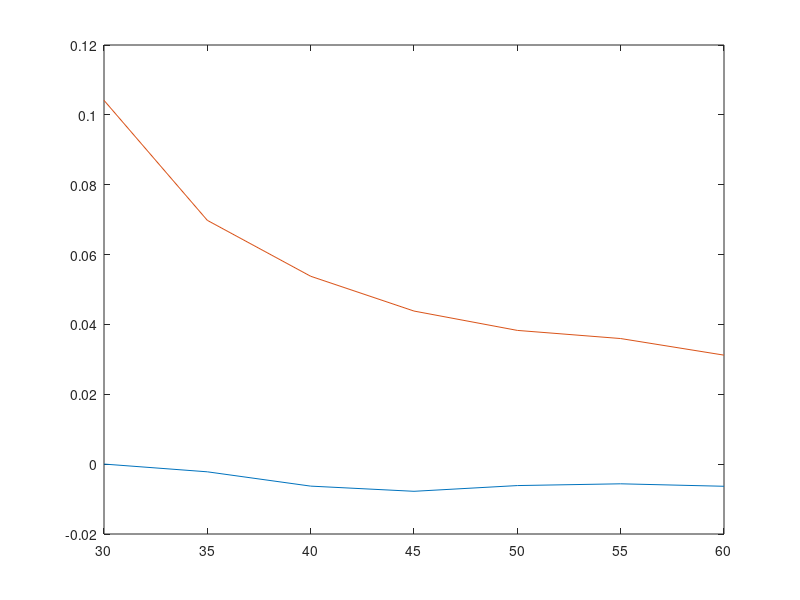

Here is the MATLAB script that generated this plot:
%comparison of FE
clear all; close all; clc

SNR =   [60 55  50  45  40  35 30];

mag = load('FE_mag.mat')
ph = load('FE_phase.mat')

plot(SNR, mag.FE_mean, SNR,ph.FE_mean)